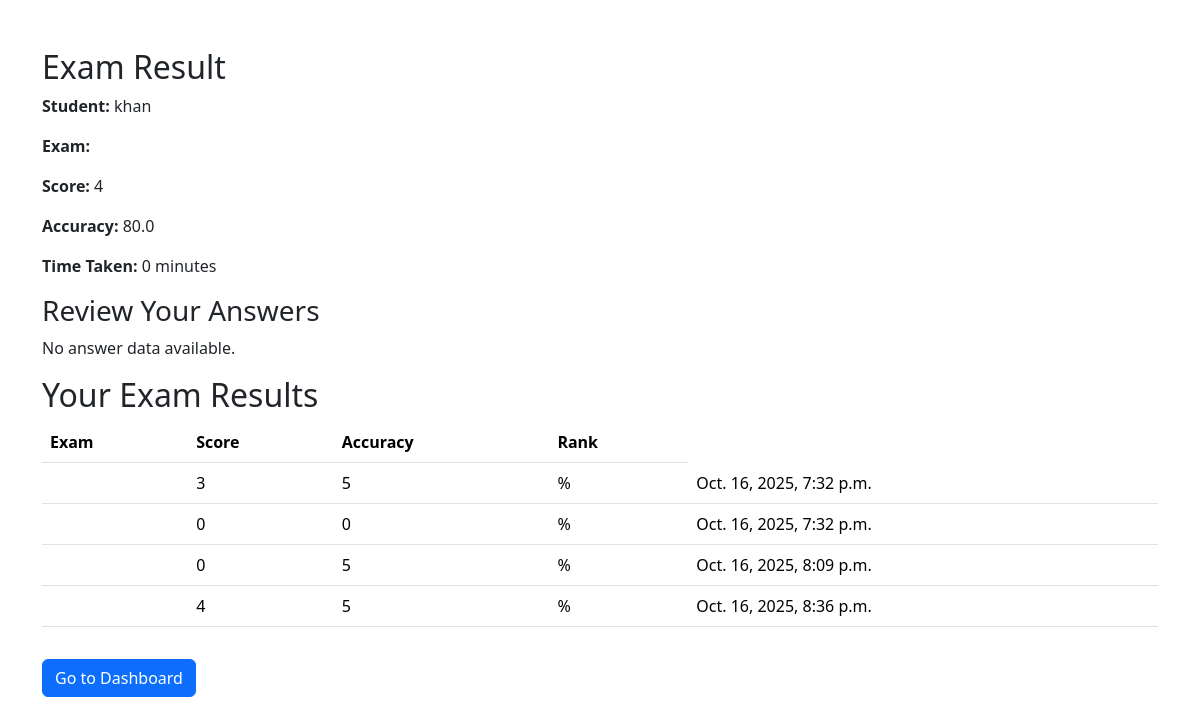
The app's page /result/2/ (signed in) with its own data.
### exam/models.py (models this page shows)
class StudentExam(models.Model):
    student = models.ForeignKey(User, on_delete=models.CASCADE)
    exam = models.ForeignKey(Exam, on_delete=models.CASCADE)
    score = models.IntegerField()
    total = models.IntegerField(default=0)
    correct_answers = models.IntegerField(default=0)
    time_taken = models.IntegerField(default=0)
    submitted_at = models.DateTimeField(default=timezone.now)

### exam/views.py (the view)
# urls.py: path('result/<int:exam_id>/', views.exam_result, name='exam_result'),
@login_required
def exam_result(request, exam_id):
    exam = get_object_or_404(Exam, id=exam_id)
    student = request.user
    current_result = StudentExam.objects.filter(student=student, exam=exam).last()
    results = StudentExam.objects.filter(student=student).select_related('exam')
    return render(request, 'exam/result.html', {
        'exam': exam,
        'student': student,
        'score': current_result.score,
        'accuracy': (current_result.score / exam.questions.count()) * 100,
        'time_taken': current_result.time_taken,
        'results': results  # ✅ pass to template
    })

### exam/templates/exam/result.html (shortened to what this page needs)
{% load custom_tags %}
{% load static %}
<!DOCTYPE html>
<html lang="en">
<head>
    <link rel="stylesheet" href="{% static 'bootstrap/bootstrap.min.css' %}">
</head>
<body>
    <div class="container mt-5">
	<h2>Exam Result</h2>
	    <p><strong>Student:</strong> {{ student.username }}</p>
	    <p><strong>Exam:</strong> {{ exam.name }}</p>
	    <p><strong>Score:</strong> {{ score }}</p>
	    <p><strong>Accuracy:</strong> {{ accuracy }}</p>
	    <p><strong>Time Taken:</strong> {{ time_taken }} minutes</p>
        <h3>Review Your Answers</h4>
	{% if student_answers %}
	  {% for question in questions %}
	        <p>{{ forloop.counter }}. {{ ans.question.text }}</p>
		<p>Your Answer: {{ student_answers|get_item:question.id }}</p>
		<p>Correct Answer: {{ question.correct_answer }}</p>
		{% if student_answers|get_item:question.id == question.correct_answer %}
		  <p>✅ Correct</p>
	        {% else %}
		  <p>❌ Wrong</p>
		{% endif %}
	  {% endfor %}
	{% else %}
	  <p>No answer data available.</p>
	{% endif %}
	<h2>Your Exam Results</h2>
	<table class="table">
	  <tr>
	    <th>Exam</th>
	    <th>Score</th>
	    <th>Accuracy</th>
	    <th>Rank</th>
	  </tr>
	  {% for result in results %}
	    <tr>
	      <td>{{ result.exam.name }}</td>
	      <td>{{ result.score }}</td>
	      <td>{{ result.total }}</td>
	      <td>{{ result.accuracy }}%</td>
	      <td>{{ result.submitted_at }}</td>
	    </tr>
	  {% endfor %}
	</table>
	<a href="{% url 'dashboard' %}" class="btn btn-primary mt-3">Go to Dashboard</a>
    </div>
</body>
</html>

### records on screen
StudentExam: score "3", total "5", submitted_at "Oct. 16, 2025, 7:32 p.m."
StudentExam: score "0", total "0", submitted_at "Oct. 16, 2025, 7:32 p.m."
StudentExam: score "0", total "5", submitted_at "Oct. 16, 2025, 8:09 p.m."
StudentExam: score "4", total "5", submitted_at "Oct. 16, 2025, 8:36 p.m."

### other values on screen
{{ student.username }} "khan"
{{ score }} "4"
{{ accuracy }} "80.0"
{{ time_taken }} "0"
